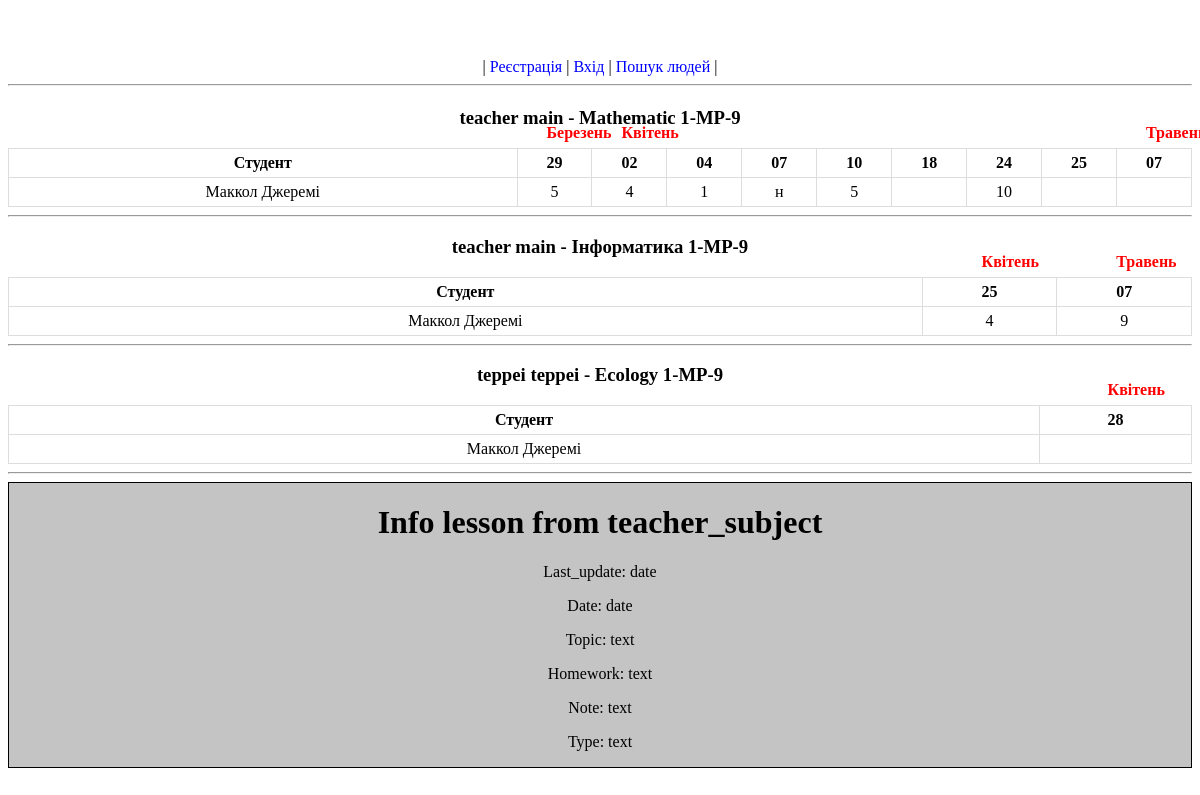
Before: /journal/student-7/ with the older database file.
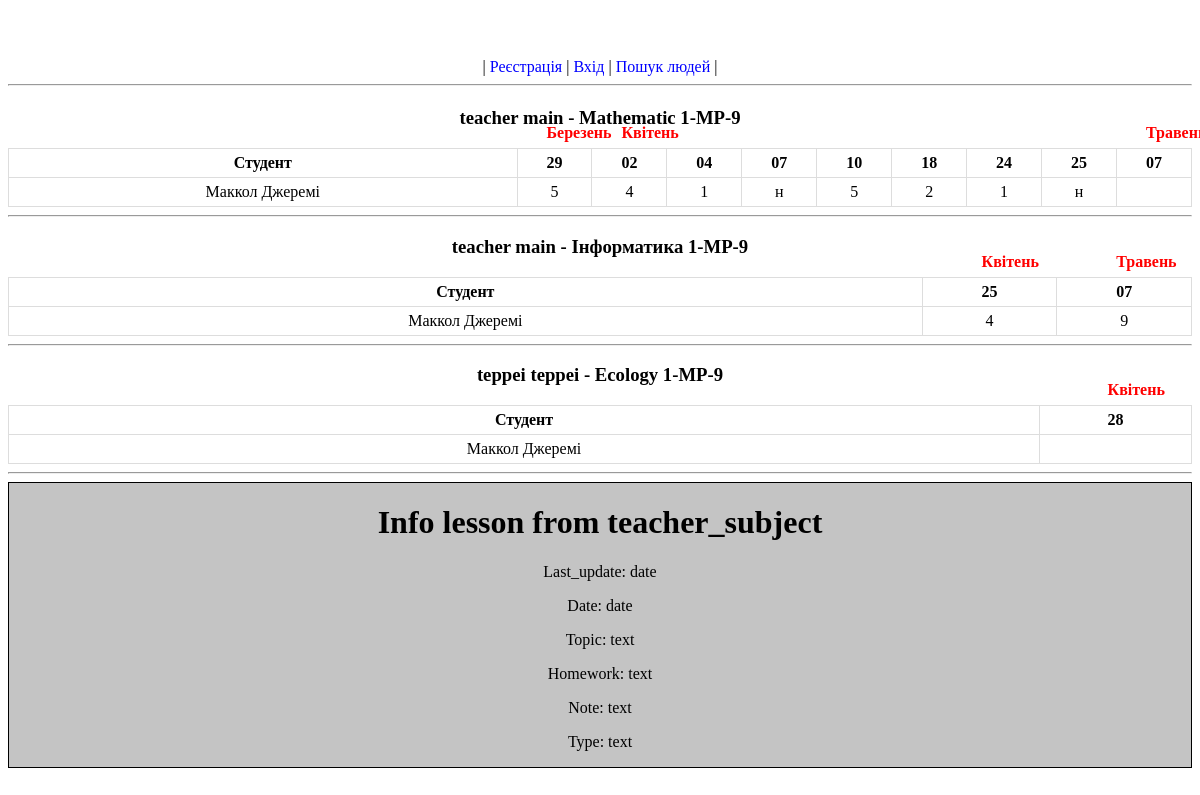
After: the same page with the newer database file.
### journal/models.py (models this page shows, shortened)
class TeacherSubject(models.Model):
    teacher = models.ForeignKey("Teacher", on_delete=models.CASCADE, verbose_name="Викладач")
    group_subject = models.ForeignKey("GroupSubject", on_delete=models.CASCADE)
    semester = models.PositiveIntegerField(verbose_name="Семестр")
    academic_year = models.CharField(max_length=4, verbose_name="Навчальний рік")
    students = models.CharField(max_length=1000, null=True, verbose_name="Студенти")
    def __str__(self):
        return f"{self.teacher} - {self.group_subject}"
    def get_students(self) -> list:
        return json.loads(self.students)
    def if_exist(self) -> bool:
        if self.students is not None:
            return True
        return False
    def check_student(self, student_pk) -> bool:
        if self.if_exist():
            if str(student_pk) in self.get_students():
                return True
            return False
        return False

class Teacher(models.Model):
    user = models.OneToOneField(settings.AUTH_USER_MODEL, on_delete=models.CASCADE)
    specializations = models.CharField(max_length=1000, null=True, verbose_name="Спеціалізації")
    def __str__(self):
        return str(self.user)

class CustomUser(AbstractBaseUser):
    name = models.CharField(max_length=15, null=False, verbose_name="Ім'я")
    surname = models.CharField(max_length=15, null=False, verbose_name="Прізвище")
    patronymic = models.CharField(max_length=15, blank=True, null=True, verbose_name="По батькові")
    email = models.EmailField(unique=True)  # require
    phone_number = models.CharField(max_length=16, blank=True, null=True, verbose_name="Номер телефону")
    avatar = models.ImageField(upload_to='user/avatar/', blank=True, null=True, verbose_name="Аватар")
    date_of_birth = models.DateField(null=True, verbose_name="День народження")
    about = models.TextField(null=True, verbose_name="Про себе")
    role = models.CharField(max_length=8, null=False, default="Other", verbose_name="Роль")
    is_active = models.BooleanField(default=True)
    is_staff = models.BooleanField(default=False)
    is_admin = models.BooleanField(default=False)
    USERNAME_FIELD = 'email'
    REQUIRED_FIELDS = ["name", "surname"]
    objects = CustomUserManager()
    def __str__(self):
        if self.name and self.surname:
            return f'{self.surname} {self.name}'
        return self.email.split('@')[0]

class GroupSubject(models.Model):
    group = models.ForeignKey('Group', on_delete=models.CASCADE, verbose_name="Група")
    subject = models.ForeignKey('Subject', on_delete=models.CASCADE, verbose_name="Предмет")
    amount_of_hours = models.PositiveIntegerField(verbose_name="Кількість годин")
    def __str__(self):
        return f"{self.subject.name} {self.group.name}"

class Subject(models.Model):
    name = models.CharField(max_length=45, verbose_name="Назва предмету")
    slug = models.SlugField(max_length=45, unique=True, verbose_name="Ідентифікатор")
    short_name = models.CharField(max_length=33, verbose_name="Скорочена назва предмету")
    evaluation_system = models.ForeignKey("EvaluationSystem", on_delete=models.CASCADE, verbose_name="Система оцінювання")

class Group(models.Model):
    name = models.CharField(max_length=45, verbose_name="Назва групи")
    slug = models.SlugField(max_length=45, unique=True, verbose_name="URL")
    teacher = models.OneToOneField('Teacher', on_delete=models.CASCADE)

class Lesson(models.Model):
    date = models.DateField(auto_now_add=True, verbose_name="Дата")
    last_update = models.DateTimeField(auto_now=True, verbose_name="Останнє оновлення")
    topic = models.CharField(max_length=200, verbose_name="Тема", null=True)
    homework = models.CharField(max_length=200, verbose_name="Домашнє завдання", null=True)
    note = models.CharField(max_length=200, verbose_name="Примітка", null=True)
    type = models.ForeignKey('LessonType', on_delete=models.CASCADE, verbose_name="Тип")
    teacher_subject = models.ForeignKey("TeacherSubject", on_delete=models.CASCADE)

class Student(models.Model):
    user = models.OneToOneField(settings.AUTH_USER_MODEL, on_delete=models.CASCADE)
    group = models.ForeignKey("Group", on_delete=models.CASCADE, verbose_name="Група")
    def __str__(self):
        return str(self.user)

class StudentLesson(models.Model):
    lesson = models.ForeignKey("Lesson", on_delete=models.CASCADE, verbose_name="Предмет")
    student = models.ForeignKey("Student", on_delete=models.CASCADE, verbose_name="Студент")
    mark = models.CharField(max_length=3, null=True, verbose_name="Оцінка")
    date = models.DateField(auto_now_add=True, verbose_name="Дата")

### journal/views.py (the view, shortened to what this page needs)
# urls.py: path('journal/student-<int:student_pk>/', student_journal, name="student_journal"),
def student_journal(request, student_pk):
    student_obj = Student.objects.get(pk=student_pk)
    group_subject_objs = GroupSubject.objects.filter(group=student_obj.group)
    group_teacher_subject_objs = TeacherSubject.objects.filter(group_subject__in=group_subject_objs)
    st_teacher_subject_objs = [obj for obj in group_teacher_subject_objs if obj.check_student(student_pk)]
    lesson_objs = Lesson.objects.filter(teacher_subject__in=st_teacher_subject_objs)
    st_lesson_objs = StudentLesson.objects.filter(lesson__in=lesson_objs, student=student_obj).order_by('lesson__date')
    months = {}
    for st_teacher_subject_obj in st_teacher_subject_objs:
        l_lesson_objs = Lesson.objects.filter(teacher_subject=st_teacher_subject_obj)
        l_months = {}
        for lesson_obj in l_lesson_objs:
            month = number_to_month(lesson_obj.date.month)
            if month not in l_months.values():
                l_months.update({lesson_obj.pk: month})
                months.update({lesson_obj.pk: month})
    context = {
        'title': 'Student journal',
        'student': student_obj,
        'st_teacher_subjects': st_teacher_subject_objs,
        'lessons': lesson_objs,
        'student_lessons': st_lesson_objs,
        'months': json.dumps(months),
    }
    return render(request, 'journal/student_journal.html', context=context)

### journal/views.py (called while the page is built)
def number_to_month(number):
    if number == 1:
        return "Січень"
    elif number == 2:
        return "Лютий"
    elif number == 3:
        return "Березень"
    elif number == 4:
        return "Квітень"
    elif number == 5:
        return "Травень"
    elif number == 6:
        return "Червень"
    elif number == 7:
        return "Липень"
    elif number == 8:
        return "Серпень"
    elif number == 9:
        return "Вересень"
    elif number == 10:
        return "Жовтень"
    elif number == 11:
        return "Листопад"
    elif number == 12:
        return "Грудень"
    else:
        return "Undefind"

### journal/templates/journal/student_journal.html (shortened to what this page needs)
{% extends 'journal/base.html' %}
{% block main %}
{% for obj in st_teacher_subjects %}
    <h3>{{ obj }}</h3>
    <table>
        <tr>
            <th>Студент</th>
            {% for lesson in lessons %}
                {% if obj == lesson.teacher_subject %}
                    <th class="lesson_date" id="lesson{{ lesson.pk }}" data-lesson-pk="{{ lesson.pk }}" style="position: relative;">
                        <span>{{ lesson.date | date:"d" }}</span>
                    </th>
                {% endif %}
            {% endfor %}
        </tr>
        <tr>
            <td>{{ student }}</td>
            {% for lesson in lessons %}
                {% if obj == lesson.teacher_subject %}
                <td>
                    {% for student_lesson in student_lessons %}
                        {% if lesson == student_lesson.lesson %}
                            {{ student_lesson.mark }}
                        {% endif %}
                    {% endfor%}
                </td>
                {% endif %}
            {% endfor %}
        </tr>
    </table>
<hr>
{% endfor %}
<div id="lesson_info" style="background-color: #c4c4c4; border: 1px solid black;">
    <h1>Info lesson from <span id="lesson-info-teacher_subject">teacher_subject</span></h1>
    <p>Last_update: <span id="lesson-info-last_update">date</span></p>
    <p>Date: <span id="lesson-info-date">date</span></p>
    <p>Topic: <span id="lesson-info-topic">text</span></p>
    <p>Homework: <span id="lesson-info-homework">text</span></p>
    <p>Note: <span id="lesson-info-note">text</span></p>
    <p>Type: <span id="lesson-info-type">text</span></p>
</div>
{% endblock %}

Changed rows visible on the page:
added StudentLesson: mark "2", shown under Lesson (number 6 of 12 on the later page)
changed StudentLesson (number 7 of 10 on the later page): mark "10" → "1"
added StudentLesson: mark "н", shown under Lesson (number 8 of 12 on the later page)
